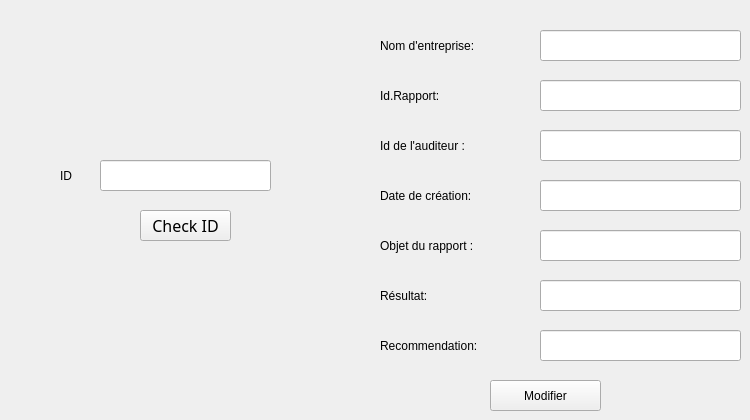
                <widget class="QWidget" name="tab_2">
                 <attribute name="title">
                  <string>Modifier un rapport</string>
                 </attribute>
                 <widget class="QLabel" name="label_24">
                  <property name="geometry">
                   <rect>
                    <x>380</x>
                    <y>230</y>
                    <width>141</width>
                    <height>31</height>
                   </rect>
                  </property>
                  <property name="text">
                   <string>Objet du rapport :</string>
                  </property>
                 </widget>
                 <widget class="QPushButton" name="pushButton_modifier">
                  <property name="geometry">
                   <rect>
                    <x>490</x>
                    <y>380</y>
                    <width>111</width>
                    <height>31</height>
                   </rect>
                  </property>
                  <property name="cursor">
                   <cursorShape>PointingHandCursor</cursorShape>
                  </property>
                  <property name="styleSheet">
                   <string notr="true"/>
                  </property>
                  <property name="text">
                   <string>Modifier</string>
                  </property>
                 </widget>
                 <widget class="QLineEdit" name="lineEdit_idauditeur_2">
                  <property name="geometry">
                   <rect>
                    <x>540</x>
                    <y>130</y>
                    <width>201</width>
                    <height>31</height>
                   </rect>
                  </property>
                 </widget>
                 <widget class="QLabel" name="label_25">
                  <property name="geometry">
                   <rect>
                    <x>380</x>
                    <y>330</y>
                    <width>151</width>
                    <height>31</height>
                   </rect>
                  </property>
                  <property name="text">
                   <string>Recommendation:</string>
                  </property>
                 </widget>
                 <widget class="QLabel" name="label_26">
                  <property name="geometry">
                   <rect>
                    <x>380</x>
                    <y>180</y>
                    <width>151</width>
                    <height>31</height>
                   </rect>
                  </property>
                  <property name="text">
                   <string>Date de création:</string>
                  </property>
                 </widget>
                 <widget class="QLineEdit" name="lineEdit_recommendation_2">
                  <property name="geometry">
                   <rect>
                    <x>540</x>
                    <y>330</y>
                    <width>201</width>
                    <height>31</height>
                   </rect>
                  </property>
                 </widget>
                 <widget class="QLineEdit" name="lineEdit_idrapport_2">
                  <property name="geometry">
                   <rect>
                    <x>540</x>
                    <y>80</y>
                    <width>201</width>
                    <height>31</height>
                   </rect>
                  </property>
                 </widget>
                 <widget class="QLineEdit" name="lineEdit_objet_2">
                  <property name="geometry">
                   <rect>
                    <x>540</x>
                    <y>230</y>
                    <width>201</width>
                    <height>31</height>
                   </rect>
                  </property>
                 </widget>
                 <widget class="QLabel" name="label_27">
                  <property name="geometry">
                   <rect>
                    <x>380</x>
                    <y>280</y>
                    <width>91</width>
                    <height>31</height>
                   </rect>
                  </property>
                  <property name="text">
                   <string>Résultat:</string>
                  </property>
                 </widget>
                 <widget class="QLabel" name="label_28">
                  <property name="geometry">
                   <rect>
                    <x>380</x>
                    <y>80</y>
                    <width>131</width>
                    <height>31</height>
                   </rect>
                  </property>
                  <property name="text">
                   <string>Id.Rapport:</string>
                  </property>
                 </widget>
                 <widget class="QLineEdit" name="lineEdit_result_2">
                  <property name="geometry">
                   <rect>
                    <x>540</x>
                    <y>280</y>
                    <width>201</width>
                    <height>31</height>
                   </rect>
                  </property>
                 </widget>
                 <widget class="QLabel" name="label_29">
                  <property name="geometry">
                   <rect>
                    <x>380</x>
                    <y>130</y>
                    <width>131</width>
                    <height>31</height>
                   </rect>
                  </property>
                  <property name="text">
                   <string>Id de l'auditeur :</string>
                  </property>
                 </widget>
                 <widget class="QLineEdit" name="lineEdit_date_2">
                  <property name="geometry">
                   <rect>
                    <x>540</x>
                    <y>180</y>
                    <width>201</width>
                    <height>31</height>
                   </rect>
                  </property>
                 </widget>
                 <widget class="QPushButton" name="pushButton_check">
                  <property name="geometry">
                   <rect>
                    <x>140</x>
                    <y>210</y>
                    <width>91</width>
                    <height>31</height>
                   </rect>
                  </property>
                  <property name="font">
                   <font>
                    <family>Bell MT</family>
                    <pointsize>12</pointsize>
                    <italic>false</italic>
                    <bold>false</bold>
                   </font>
                  </property>
                  <property name="styleSheet">
                   <string notr="true"/>
                  </property>
                  <property name="text">
                   <string>Check ID</string>
                  </property>
                 </widget>
                 <widget class="QLabel" name="label_22">
                  <property name="geometry">
                   <rect>
                    <x>60</x>
                    <y>160</y>
                    <width>31</width>
                    <height>32</height>
                   </rect>
                  </property>
                  <property name="text">
                   <string>ID</string>
                  </property>
                 </widget>
                 <widget class="QLineEdit" name="lineEdit_check">
                  <property name="geometry">
                   <rect>
                    <x>100</x>
                    <y>160</y>
                    <width>171</width>
                    <height>31</height>
                   </rect>
                  </property>
                 </widget>
                 <widget class="QLabel" name="label_32">
                  <property name="geometry">
                   <rect>
                    <x>380</x>
                    <y>30</y>
                    <width>151</width>
                    <height>31</height>
                   </rect>
                  </property>
                  <property name="text">
                   <string>Nom d'entreprise:</string>
                  </property>
                 </widget>
                 <widget class="QLineEdit" name="lineEdit_nomentrep_2">
                  <property name="geometry">
                   <rect>
                    <x>540</x>
                    <y>30</y>
                    <width>201</width>
                    <height>31</height>
                   </rect>
                  </property>
                 </widget>
                </widget>
